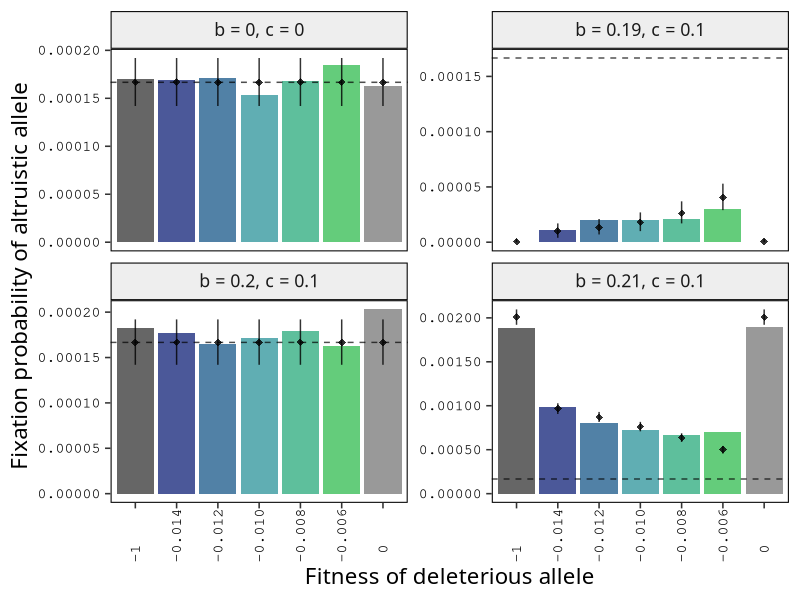
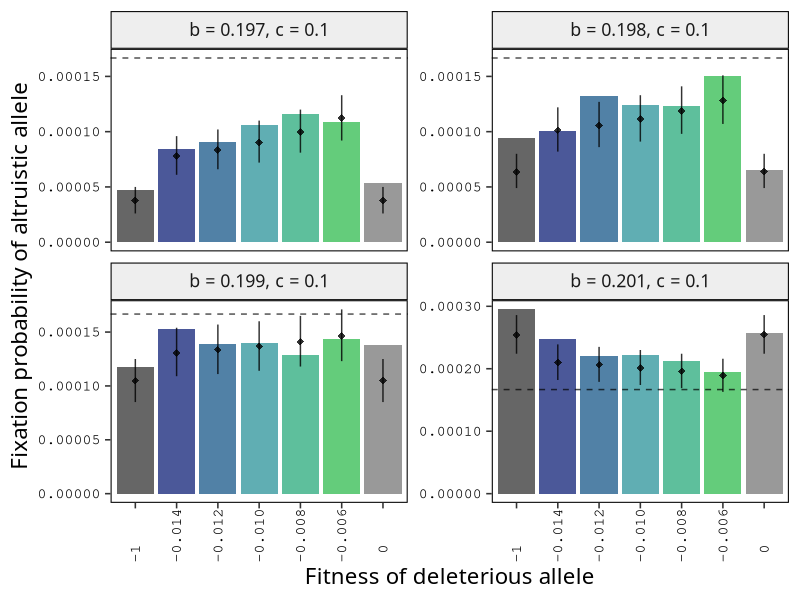
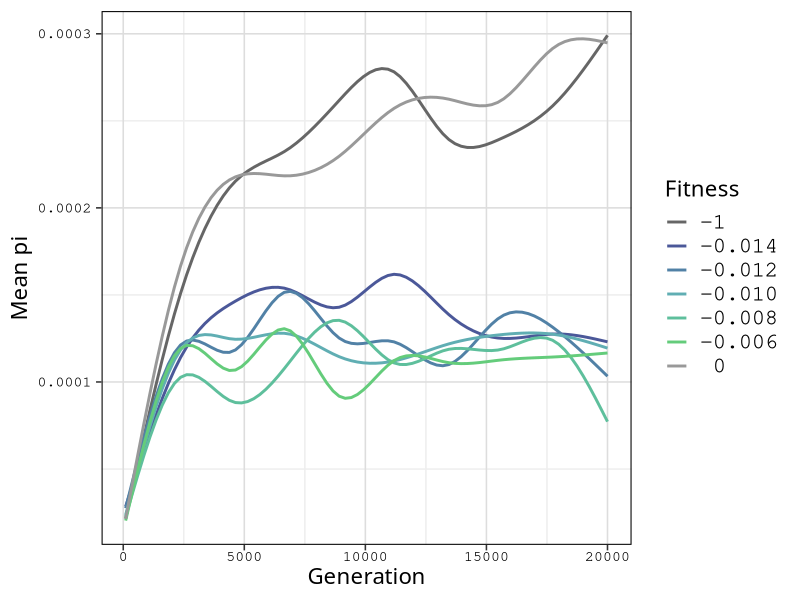
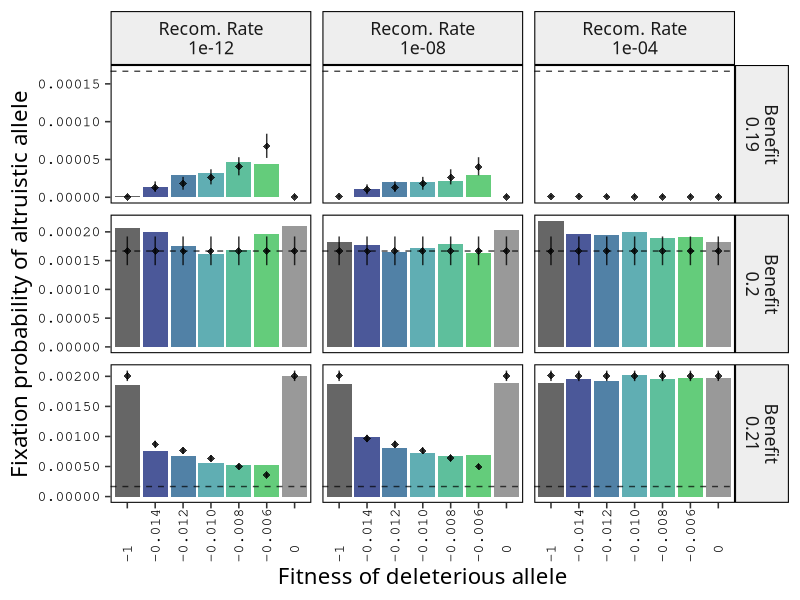
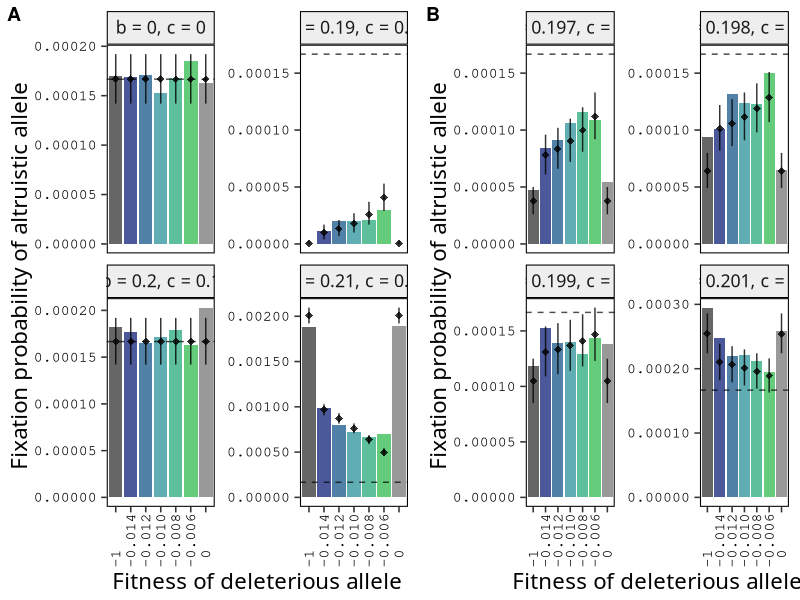

The R script that drew these images, in order:
#plotting and such
library(tidyverse)
library(scales)
library(ggpubr)
library(multcomp)
library(broom)
library(cowplot)

##### Aesthetic variables
fitnessColors = c("#666666",
                  "#4B5899", 
                  "#5181A6", 
                  "#60AEB3", 
                  "#5EBF9C", 
                  "#64CC7B",
                  "#999999")

fitnessLabels = c("-1",
                  "-0.014",
                  "-0.012",
                  "-0.010",
                  "-0.008",
                  "-0.006",
                  " 0")

custom_theme <- function (base_size = 16, base_family = "") {
  theme_bw(base_size, base_family, base_line_size = base_size / 30) %+replace%
    theme(text = element_text(size = base_size,
                              colour = "black",
                              family = "Geneva"),
          axis.text = element_text(family = "Courier",
                                   size = base_size / 1.5),
          legend.text = element_text(family = "Courier"),
          axis.text.x = element_text(angle = 90, hjust = 0),
          panel.grid.major.x = element_blank(),
          panel.grid.major.y = element_blank(),
          panel.grid.minor = element_blank(),
          panel.background = element_blank(),
          panel.border = element_rect(fill = NA,
                                      color = "black"),
          panel.grid = element_line(color = "#999999"),
          strip.background = element_rect(color = "black",
                                          fill = "#EEEEEE"),
          plot.background = element_rect(fill = NA,
                                         color = NA)
    )
}

label_newline <- function(labels){
  return(label_both(labels, sep = "\n"))
}

##### Load, mutate, filter CSV files
p = 1/6000
#fixation probabilities
f2 <- read_csv("Data/fixation_probs.csv") %>% mutate(Benefit = b, 
                                                  percentFixed = p_fix,
                                                  `Recom. Rate` = r,
                                                  fitness = factor(-s))
f2$Cost <- f2$c
f2f <- f2[,c("Benefit", "Cost", "Recom. Rate", "fitness", 
             "percentFixed", "CI_0.025", "CI_0.975")]
f2Fine <- filter(f2f, Benefit > 0.19 & Benefit < 0.21) %>%
  filter(`Recom. Rate` == 1e-8)
f2Big <- f2f %>% filter(Benefit <= 0.19 | Benefit >= 0.21 | Benefit == 0.2) %>%
  filter(`Recom. Rate` == 1e-8)
f2Sup <- f2f %>% filter(Benefit == 0.19 | Benefit == 0.21 | Benefit == 0.2)

#variation over benefit
singleStats <- read_csv("Data/singleInteractionsMil.csv") %>% 
  mutate(Benefit = benefit, Cost = cost)

singleFine <- singleStats %>% filter(benefit > 0.19 & benefit < 0.21) %>%
                              mutate(fitness = factor(fitness))
singleBig <- singleStats %>% filter(benefit <= 0.19 | benefit >= 0.21 | 
                                      benefit == 0.2) %>%
                              mutate(fitness = factor(fitness))

#variation over recom. rate & benefit
sRecomStats <- read_csv("Data/singleRecombinationFixed.csv") %>%
  mutate(Benefit = benefit,
         `Recom. Rate` = recom_rate,
         fitness = factor(fitness))

#generation vs pi by fitness/BGS
pibgs <- read_csv("Data/piBGS.csv")

##### Graphs
#benefits 0, 0.19, 0.2, 0.21
bp <- ggplot(singleBig,
#ggplot(singleBig,
       aes(x = fitness,
           y = percentFixed,
           group = factor(Benefit),
           fill = fitness)
       ) +
  scale_fill_manual(name = "Fitness",
                    values = fitnessColors,
                    labels = fitnessLabels) +
  scale_x_discrete(labels = fitnessLabels) +
  scale_y_continuous(labels = label_number(accuracy=0.00001)) +
  geom_col() +
  facet_wrap(~Benefit+Cost, 
             scales = "free_y", 
             labeller = label_bquote(cols = paste("b = ", .(Benefit),
                                                  ", c = ", .(Cost),
                                                  sep = "")),
             drop = T
  ) +
  geom_pointrange(data = f2Big,
                  mapping = aes(ymin = CI_0.025, ymax = CI_0.975),
                  shape = "diamond",
                  alpha = 0.8) +
  geom_hline(yintercept = p, 
             color = "black", 
             #size = 1.5,
             alpha = 0.7,
             linetype = "dashed") +
  xlab("Fitness of deleterious allele") +
  ylab("Fixation probability of altruistic allele") + 
  guides(fill = "none") +
  custom_theme()

#benefits 0.197, 0.198, 0.199, 0.201
fp <- ggplot(singleFine %>% filter(Benefit != 0.196 & Benefit != 0.2),
       aes(x = fitness,
           y = percentFixed,
           group = factor(Benefit),
           fill = fitness)) +
  scale_fill_manual(name = "Fitness",
                    values = fitnessColors,
                    labels = fitnessLabels) +
  scale_x_discrete(labels = fitnessLabels) +
  geom_col() +
  geom_pointrange(data = f2Fine %>% 
                    filter(Benefit != 0.196 & Benefit != 0.2),
                mapping = aes(ymin = CI_0.025, ymax = CI_0.975),
                shape = "diamond",
                alpha = 0.8) +
  scale_y_continuous(labels = label_number(accuracy=0.00001)) +
  facet_wrap(~Benefit+Cost, 
             scales = "free_y", 
             labeller = label_bquote(cols = paste("b = ", .(Benefit),
                                                  ", c = ", .(Cost),
                                                  sep = ""))
             ) +
  geom_hline(yintercept = p, 
             color = "black", 
             #size = 1.5,
             alpha = 0.7,
             linetype = "dashed") +
  xlab("Fitness of deleterious allele") +
  ylab("Fixation probability of altruistic allele") + 
  guides(fill = "none") +
  custom_theme()

sp <- plot_grid(bp, fp, labels = "AUTO", rel_widths = c(1.1, 1))

#generation vs pi by fitness/BGS
pp <- ggplot(pibgs %>% mutate(fitness = factor(fitness)),
       aes(x = generation,
           y = pi_neutral,
           color = fitness)) +
  geom_smooth(se = F) +
  scale_y_continuous(labels = label_number(accuracy = 0.0001)) +
  scale_color_manual(name = "Fitness",
                     values = fitnessColors,
                     labels = fitnessLabels) +
  ylab("Mean pi") +
  xlab("Generation") + 
  custom_theme() %+replace%
  theme(panel.grid.major.x = element_line(color = "#dddddd"),
        panel.grid.minor.x = element_line(color = "#eeeeee"),
        panel.grid.major.y = element_line(color = "#dddddd"),
        panel.grid.minor.y = element_line(color = "#eeeeee"),
        axis.text.x = element_text())


#variation over recom. rate & benefit
rp <- ggplot(sRecomStats,
       aes(x = fitness, 
           y  = percentFixed,
           fill = fitness)) +
  scale_fill_manual(name = "Fitness",
                    values = fitnessColors,
                    labels = fitnessLabels) +
  scale_x_discrete(labels = fitnessLabels) +
  scale_y_continuous(limits = c(0, NA),
                     labels = label_number(accuracy=0.00001)) +
  geom_col() +
  geom_pointrange(data = f2Sup,
                mapping = aes(ymin = CI_0.025, ymax = CI_0.975),
                shape = "diamond",
                alpha = 0.8) +
  facet_grid(scales = "free",
             rows = vars(`Benefit`),
             cols = vars(`Recom. Rate`),
             labeller = label_newline) +
  geom_hline(yintercept = p, 
             color = "black", 
             alpha = 0.7,
             linetype = "dashed") +
  xlab("Fitness of deleterious allele") + 
  ylab("Fixation probability of altruistic allele") + 
  guides(fill = "none") +
  custom_theme()


##### Statistics

#fixation prob. against fitness, a factor
#linear model
singleForAnalysis <- singleStats %>% filter(benefit != 0) %>%
  mutate(fitness = factor(fitness))
model <- glm(percentFixed ~ benefit * fitness,
             data = singleForAnalysis,
             weights = numTotal,
             family = binomial())
View(tidy(glht(model)))

#fixation prob. against BGS, a boolean
singleBGS <- singleStats %>% filter(benefit != 0)
singleBGS$BGS <- (singleBGS$fitness %% 1 != 0)

bgsmodel <- glm(percentFixed ~ benefit * BGS,
                data = singleBGS,
                weights = numTotal,
                family = binomial())
summary(bgsmodel)
View(tidy(glht(bgsmodel)))
